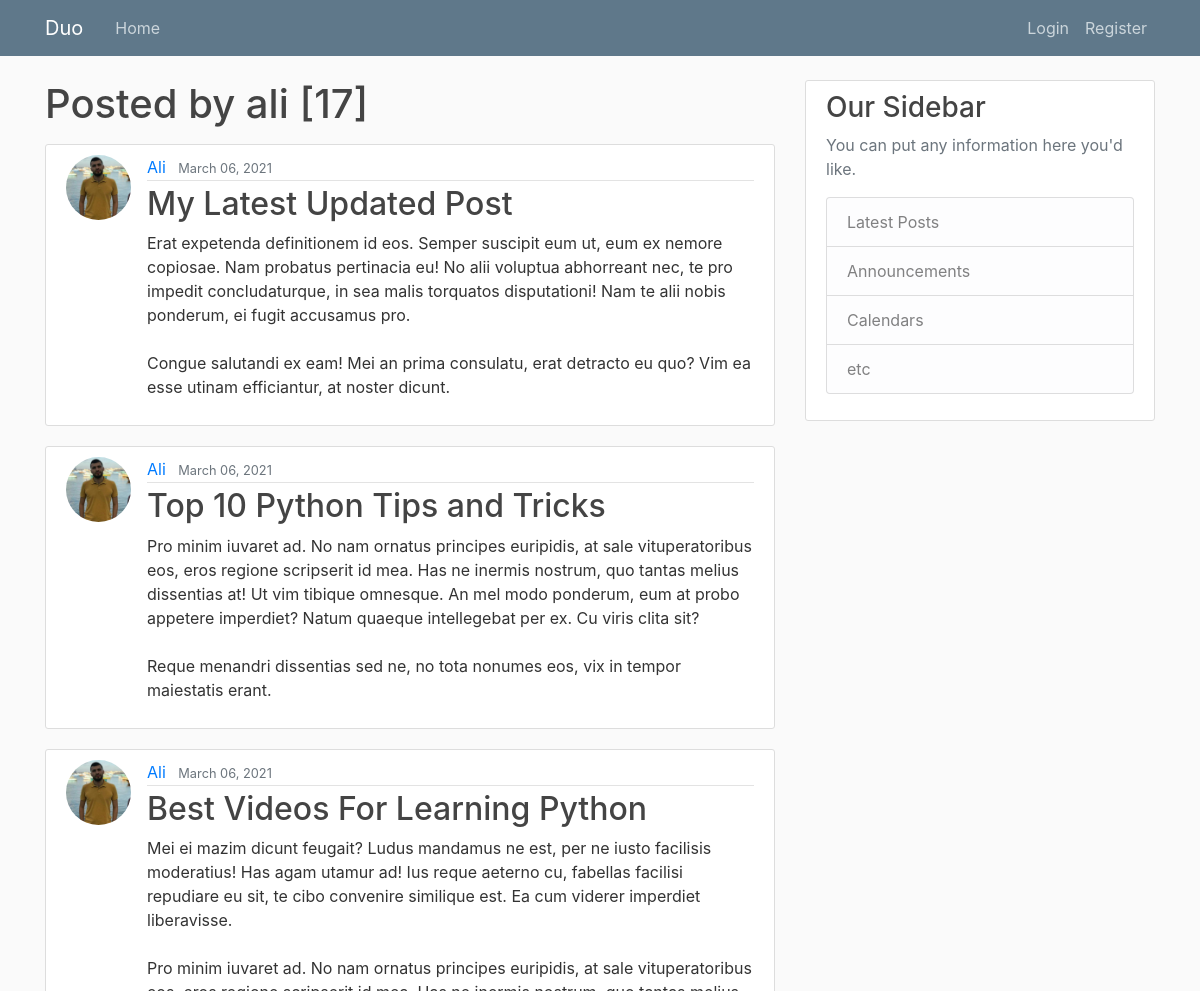
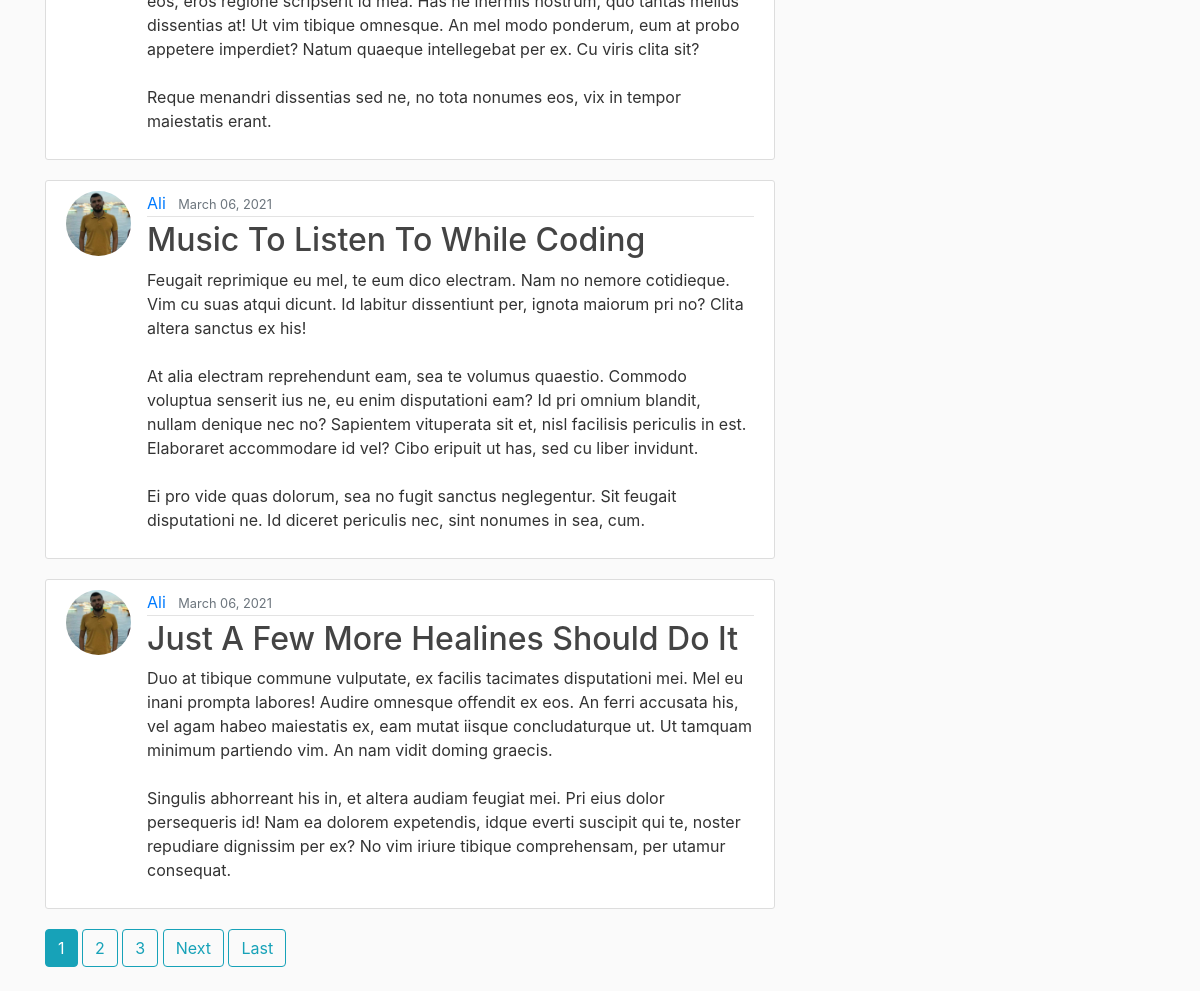
/posts/ali/, run on the app's committed database (2 pictures, top to bottom).
### pages/models.py (models this page shows, shortened)
class Post(models.Model):
    author = models.ForeignKey(User, on_delete=models.CASCADE)
    title = models.CharField(max_length=100)
    date_posted = models.DateTimeField(default=timezone.now)
    content = models.TextField()

### users/models.py (models this page shows, shortened)
class Profile(models.Model):
    user = models.OneToOneField(User, on_delete=models.CASCADE, related_name='profile')
    image = models.ImageField(default='default.jpg', upload_to='pofile_pic')

### pages/views.py (the view)
# urls.py: path('posts/<str:username>/', UserPostListView.as_view(), name="user_posts"),
class UserPostListView(ListView):
    model = Post
    template_name = "pages/user_posts.html"
    context_object_name = "posts"
    paginate_by = 5
    def get_queryset(self):
        user = get_object_or_404(User, username=self.kwargs.get('username'))
        return Post.objects.filter(author=user).order_by("-date_posted")

### templates/pages/user_posts.html (shortened to what this page needs)
{% extends 'base.html' %}
{%block body%}
    <h1 class="mb-3">Posted by {{view.kwargs.username}} [{{page_obj.paginator.count}}]</h1>
    {%for post in posts%}
        <article class="media content-section">
            <img class="rounded-circle article-img" src="{{post.author.profile.image.url}}">
            <div class="media-body">
            <div class="article-metadata">
                <a class="mr-2" href="{% url 'user_posts' post.author.username %}">{{ post.author|title }}</a>
                <small class="text-muted">{{ post.date_posted|date:"F d, Y" }}</small>
            </div>
            <h2><a class="article-title" href="{% url 'post' post.id %}">{{ post.title }}</a></h2>
            <p class="article-content">{{ post.content }}</p>
            </div>
        </article>
    {%endfor%}
    {%if is_paginated %}
        {%for num in page_obj.paginator.page_range%}
            {%if page_obj.number == num%}
                <a class="btn btn-info mb-4" href="?page={{num}}">{{num}}</a>
            {% elif num > page_obj.number|add:'-3' and num < page_obj.number|add:'3' %}
                <a class="btn btn-outline-info mb-4" href="?page={{num}}">{{num}}</a>
            {%endif%}
        {%endfor%}
        {%if page_obj.has_next%}
            <a class="btn btn-outline-info mb-4" href="?page={{page_obj.next_page_number}}">Next</a>
            <a class="btn btn-outline-info mb-4" href="?page={{page_obj.paginator.num_pages}}">Last</a>
        {%endif%}
    {%endif%}
{%endblock%}

### templates/base.html (shortened to what this page needs)
{% load static %}
<!DOCTYPE html>
<html lang="en">
<head>
    <link rel="stylesheet" href="https://maxcdn.bootstrapcdn.com/bootstrap/4.0.0/css/bootstrap.min.css">
    <link rel="stylesheet" type="text/css" href="{% static 'pages/main.css' %}">
</head>
<body>
    {%include 'parts/nav.html' %}
    <main role="main" class="container">
        <div class="row">
          <div class="col-md-8">
            {% block body %}{% endblock %}
          </div>
          <div class="col-md-4">
            <div class="content-section">
              <h3>Our Sidebar</h3>
              <p class='text-muted'>You can put any information here you'd like.
                <ul class="list-group">
                  <li class="list-group-item list-group-item-light">Latest Posts</li>
                  <li class="list-group-item list-group-item-light">Announcements</li>
                  <li class="list-group-item list-group-item-light">Calendars</li>
                  <li class="list-group-item list-group-item-light">etc</li>
                </ul>
              </p>
            </div>
          </div>
        </div>
      </main>
</body>
</html>

### templates/parts/nav.html (shortened to what this page needs)
<header class="site-header">
    <nav class="navbar navbar-expand-md navbar-dark bg-steel fixed-top">
      <div class="container">
        <a class="navbar-brand mr-4" href="{% url 'home' %}">Duo</a>
        <div class="collapse navbar-collapse" id="navbarToggle">
          <div class="navbar-nav mr-auto">
            <a class="nav-item nav-link" href="{% url 'home' %}">Home</a>
          </div>
          <div class="navbar-nav">
            {%if user.is_authenticated%}
              <a class="nav-item nav-link" href="{% url 'create' %}">New Post</a>
              <a class="nav-item nav-link" href="{% url 'profile' user %}">{{user.username|title}}</a>
              <a class="nav-item nav-link" href="{% url 'logout' %}">Logout</a>
            {%else%}
              <a class="nav-item nav-link" href="{% url 'login' %}">Login</a>
              <a class="nav-item nav-link" href="{% url 'register' %}">Register</a>
            {%endif%}
          </div>
        </div>
      </div>
    </nav>
  </header>

### pages/static/pages/main.css (style rules this page uses)
body { background: #fafafa; color: #333333; margin-top: 5rem; }
h1, h2, h3, h4, h5, h6 { color: #444444; }
ul { margin: 0; }
.bg-steel { background-color: #5f788a; }
.site-header .navbar-nav .nav-link { color: #cbd5db; }
.content-section { background: #ffffff; padding: 10px 20px; border: 1px solid #dddddd; border-radius: 3px; margin-bottom: 20px; }
.article-title { color: #444444; }
.article-content { white-space: pre-line; }
.article-img { height: 65px; width: 65px; margin-right: 16px; }
.article-metadata { padding-bottom: 1px; margin-bottom: 4px; border-bottom: 1px solid #e3e3e3 }

### data on the page
Post: author.profile.image (picture), author "Ali", date_posted "March 06, 2021", title "My Latest Updated Post", content "Erat expetenda definitionem id eos. Semper suscipit eum ut, eum ex nemore copiosae. Nam probatus pertinacia eu! No alii voluptua abhorreant nec, te pro impedit concludaturque, in sea malis torquatos disputationi! Nam te alii nobis ponderum, ei fugit accusamus pro. Congue salutandi ex eam! Mei an prima consulatu, erat detracto eu quo? Vim ea esse utinam efficiantur, at noster dicunt."
Post: author.profile.image (picture), author "Ali", date_posted "March 06, 2021", title "Top 10 Python Tips and Tricks", content "Pro minim iuvaret ad. No nam ornatus principes euripidis, at sale vituperatoribus eos, eros regione scripserit id mea. Has ne inermis nostrum, quo tantas melius dissentias at! Ut vim tibique omnesque. An mel modo ponderum, eum at probo appetere imperdiet? Natum quaeque intellegebat per ex. Cu viris clita sit? Reque menandri dissentias sed ne, no tota nonumes eos, vix in tempor maiestatis erant."
Post: author.profile.image (picture), author "Ali", date_posted "March 06, 2021", title "Best Videos For Learning Python", content "Mei ei mazim dicunt feugait? Ludus mandamus ne est, per ne iusto facilisis moderatius! Has agam utamur ad! Ius reque aeterno cu, fabellas facilisi repudiare eu sit, te cibo convenire similique est. Ea cum viderer imperdiet liberavisse. Pro minim iuvaret ad. No nam ornatus principes euripidis, at sale vituperatoribus eos, eros regione scripserit id mea. Has ne inermis nostrum, quo tantas melius dissentias at! Ut vim tibique omnesque. An mel modo ponderum, eum at probo appetere imperdiet? Natum quaeque intellegebat per ex. Cu viris clita sit? Reque menandri dissentias sed ne, no tota nonumes eos, vix in tempor maiestatis erant."
Post: author.profile.image (picture), author "Ali", date_posted "March 06, 2021", title "Music To Listen To While Coding", content "Feugait reprimique eu mel, te eum dico electram. Nam no nemore cotidieque. Vim cu suas atqui dicunt. Id labitur dissentiunt per, ignota maiorum pri no? Clita altera sanctus ex his! At alia electram reprehendunt eam, sea te volumus quaestio. Commodo voluptua senserit ius ne, eu enim disputationi eam? Id pri omnium blandit, nullam denique nec no? Sapientem vituperata sit et, nisl facilisis periculis in est. Elaboraret accommodare id vel? Cibo eripuit ut has, sed cu liber invidunt. Ei pro vide quas dolorum, sea no fugit sanctus neglegentur. Sit feugait disputationi ne. Id diceret periculis nec, sint nonumes in sea, cum."
Post: author.profile.image (picture), author "Ali", date_posted "March 06, 2021", title "Just A Few More Healines Should Do It", content "Duo at tibique commune vulputate, ex facilis tacimates disputationi mei. Mel eu inani prompta labores! Audire omnesque offendit ex eos. An ferri accusata his, vel agam habeo maiestatis ex, eam mutat iisque concludaturque ut. Ut tamquam minimum partiendo vim. An nam vidit doming graecis. Singulis abhorreant his in, et altera audiam feugiat mei. Pri eius dolor persequeris id! Nam ea dolorem expetendis, idque everti suscipit qui te, noster repudiare dignissim per ex? No vim iriure tibique comprehensam, per utamur consequat."

### other printed values
{{ view.kwargs.username }} "ali"
{{ page_obj.paginator.count }} "17"
{{ num }} "1"
{{ num }} "2" "3"
